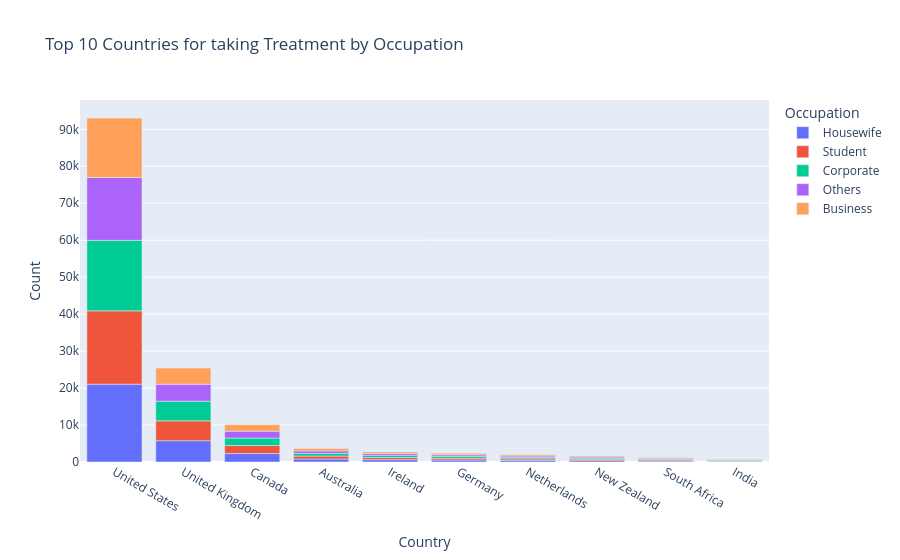

This figure's notebook cell:
### Code cell
px.bar(
    top_10_countries_of_taking_treatment_by_occupation,
    x='Country',
    y='Count',
    color='Occupation',
    title='Top 10 Countries for taking Treatment by Occupation'
)

### Figure 1 — Plotly figure (JSON) as saved in the notebook; plotly's stock layout.template omitted (floating-point values rounded to 4 significant figures)
{"data": [{"hovertemplate": "Occupation=Housewife<br>Country=%{x}<br>Count=%{y}<extra></extra>", "legendgroup": "Housewife", "marker": {"color": "#636efa", "pattern": {"shape": ""}}, "name": "Housewife", "orientation": "v", "showlegend": true, "textposition": "auto", "type": "bar", "x": ["United States", "United Kingdom", "Canada", "Australia", "Ireland", "Germany", "Netherlands", "New Zealand", "South Africa", "India"], "xaxis": "x", "y": [21054, 5766, 2281, 822, 623, 534, 445, 363, 274, 185], "yaxis": "y"}, {"hovertemplate": "Occupation=Student<br>Country=%{x}<br>Count=%{y}<extra></extra>", "legendgroup": "Student", "marker": {"color": "#EF553B", "pattern": {"shape": ""}}, "name": "Student", "orientation": "v", "showlegend": true, "textposition": "auto", "type": "bar", "x": ["United States", "United Kingdom", "Canada", "Australia", "Ireland", "Germany", "Netherlands", "New Zealand", "South Africa", "India"], "xaxis": "x", "y": [19836, 5364, 2169, 783, 567, 486, 405, 342, 261, 180], "yaxis": "y"}, {"hovertemplate": "Occupation=Corporate<br>Country=%{x}<br>Count=%{y}<extra></extra>", "legendgroup": "Corporate", "marker": {"color": "#00cc96", "pattern": {"shape": ""}}, "name": "Corporate", "orientation": "v", "showlegend": true, "textposition": "auto", "type": "bar", "x": ["United States", "United Kingdom", "Canada", "Australia", "Ireland", "Germany", "Netherlands", "New Zealand", "South Africa", "India"], "xaxis": "x", "y": [19082, 5330, 2037, 732, 595, 510, 425, 329, 244, 159], "yaxis": "y"}, {"hovertemplate": "Occupation=Others<br>Country=%{x}<br>Count=%{y}<extra></extra>", "legendgroup": "Others", "marker": {"color": "#ab63fa", "pattern": {"shape": ""}}, "name": "Others", "orientation": "v", "showlegend": true, "textposition": "auto", "type": "bar", "x": ["United States", "United Kingdom", "Canada", "Australia", "Ireland", "Germany", "Netherlands", "New Zealand", "South Africa", "India"], "xaxis": "x", "y": [16994, 4586, 1861, 672, 483, 414, 345, 293, 224, 155], "yaxis": "y"}, {"hovertemplate": "Occupation=Business<br>Country=%{x}<br>Count=%{y}<extra></extra>", "legendgroup": "Business", "marker": {"color": "#FFA15A", "pattern": {"shape": ""}}, "name": "Business", "orientation": "v", "showlegend": true, "textposition": "auto", "type": "bar", "x": ["United States", "United Kingdom", "Canada", "Australia", "Ireland", "Germany", "Netherlands", "New Zealand", "South Africa", "India"], "xaxis": "x", "y": [16066, 4354, 1754, 633, 462, 396, 330, 277, 211, 145], "yaxis": "y"}], "layout": {"barmode": "relative", "legend": {"title": {"text": "Occupation"}, "tracegroupgap": 0}, "title": {"text": "Top 10 Countries for taking Treatment by Occupation"}, "xaxis": {"anchor": "y", "domain": [0, 1], "title": {"text": "Country"}}, "yaxis": {"anchor": "x", "domain": [0, 1], "title": {"text": "Count"}}}}
